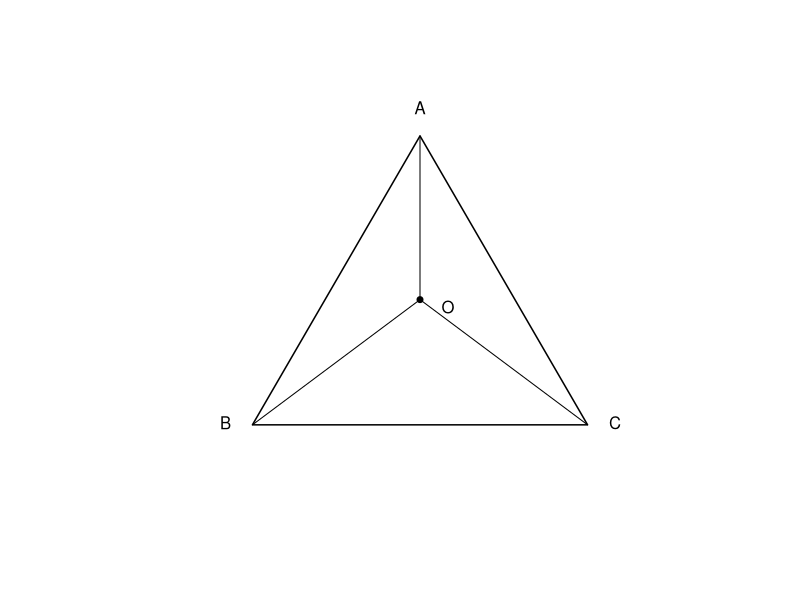
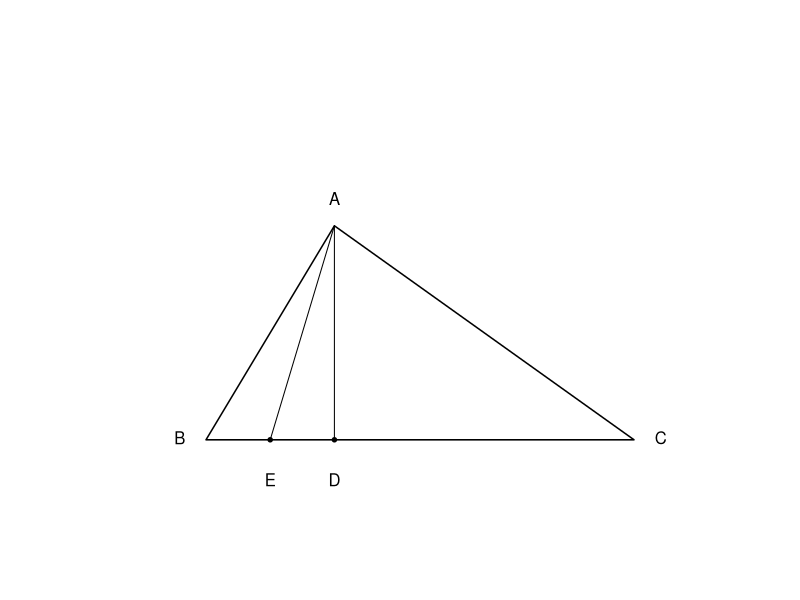
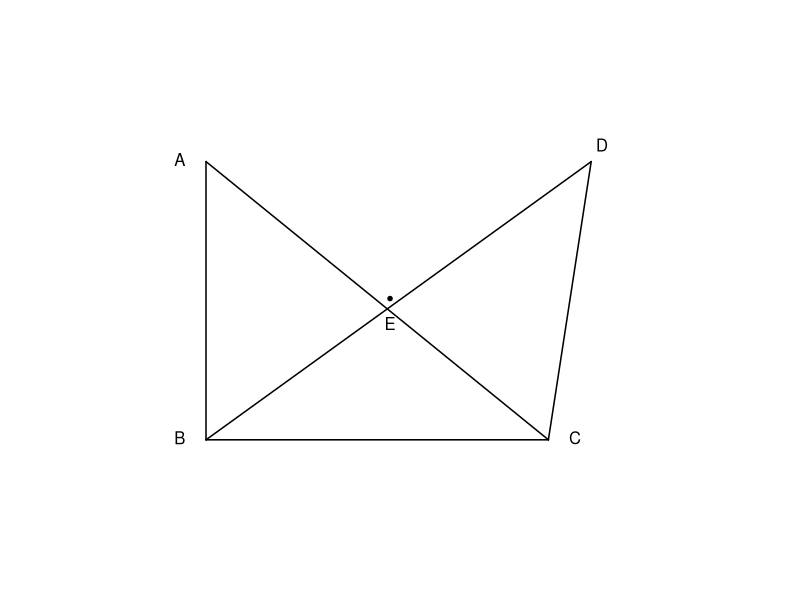
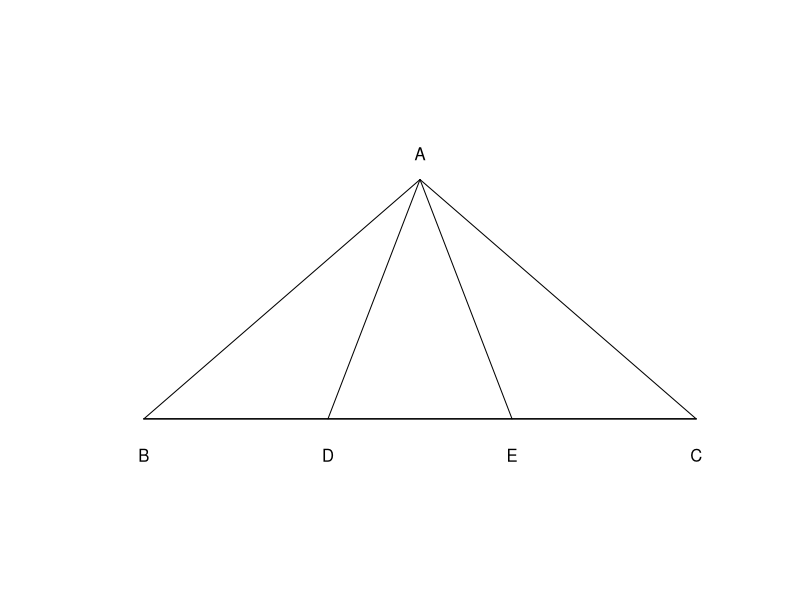
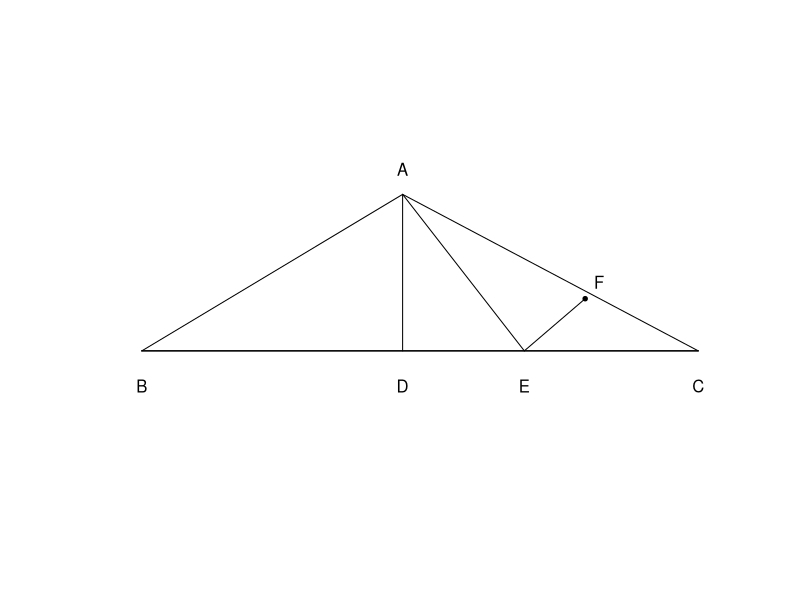
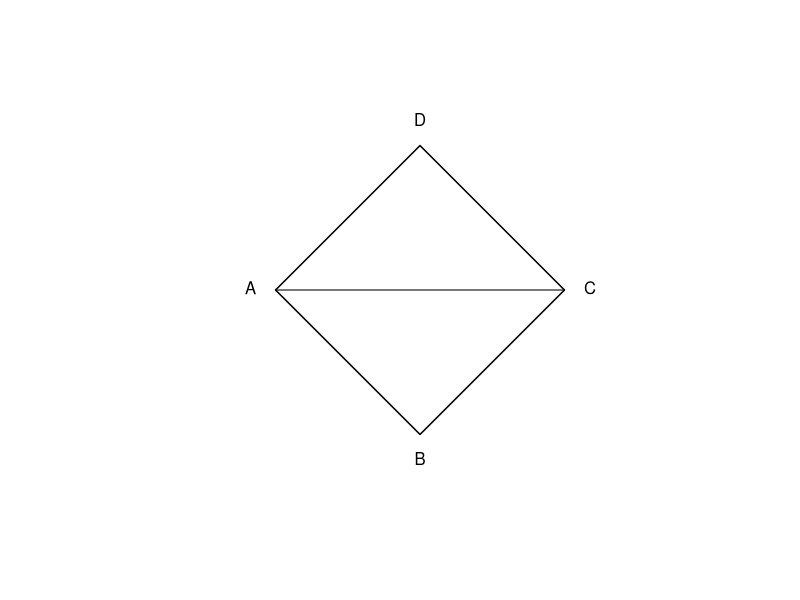
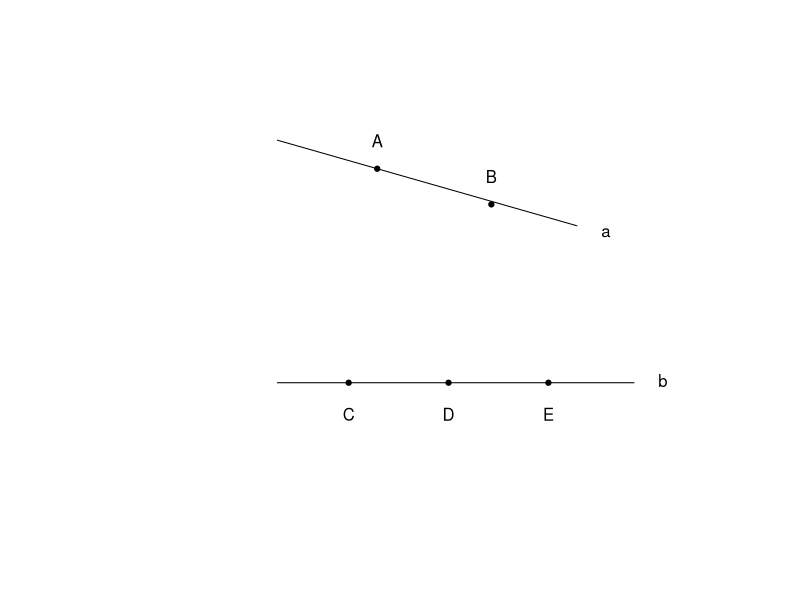

Here is the R script that generated these plots, in order:
setwd("C:/Users/18904/Github/junior-mathematics/codes")
if(!dir.exists("../figures"))dir.create("../figures")

# week61-1: equilateral ABC with interior point O connected to vertices
draw1=function(){
  plot(0,0,xlim=c(-1.1,1.1),ylim=c(-0.8,1.2),type="n",asp=1,axes=FALSE,xlab="",ylab="")
  A=c(0,1);B=c(-0.87,-0.5);C=c(0.87,-0.5);O=c(0,0.15)
  polygon(rbind(A,B,C),lwd=1.5)
  segments(A[1],A[2],O[1],O[2],lwd=1);segments(B[1],B[2],O[1],O[2],lwd=1);segments(C[1],C[2],O[1],O[2],lwd=1)
  points(rbind(O),pch=19,cex=0.8)
  text(A[1],A[2]+0.06,"A",pos=3);text(B[1]-0.06,B[2],"B",pos=2);text(C[1]+0.06,C[2],"C",pos=4);text(O[1]+0.06,O[2]-0.05,"O",pos=4)
}
cairo_pdf("../figures/week61-1.pdf",width=4,height=4,family="sans");draw1();dev.off()
svglite::svglite("../figures/week61-1.svg",width=4,height=4);draw1();dev.off()

# week61-2: right triangle ABC (right at A), AD perpendicular BC, E on BD
draw2=function(){
  plot(0,0,xlim=c(-0.2,2.2),ylim=c(-0.2,1.6),type="n",asp=1,axes=FALSE,xlab="",ylab="")
  B=c(0,0);C=c(2,0);A=c(0.6,1.0)
  polygon(rbind(A,B,C),lwd=1.5)
  # foot D of altitude from A to BC
  D=c(A[1],0);E=c(0.3,0)
  segments(A[1],A[2],D[1],D[2],lwd=1);segments(A[1],A[2],E[1],E[2],lwd=1)
  points(rbind(D,E),pch=19,cex=0.6)
  text(A[1],A[2]+0.05,"A",pos=3);text(B[1]-0.05,B[2],"B",pos=2);text(C[1]+0.05,C[2],"C",pos=4)
  text(D[1],D[2]-0.12,"D",pos=1);text(E[1],E[2]-0.12,"E",pos=1)
}
cairo_pdf("../figures/week61-2.pdf",width=4,height=4,family="sans");draw2();dev.off()
svglite::svglite("../figures/week61-2.svg",width=4,height=4);draw2();dev.off()

# week61-3: quadrilateral with diagonals crossing at E (exercise 13.1-1)
draw3=function(){
  plot(0,0,xlim=c(-0.2,2.2),ylim=c(-0.2,1.6),type="n",asp=1,axes=FALSE,xlab="",ylab="")
  A=c(0,1.3);B=c(0,0);C=c(1.6,0);D=c(1.8,1.3)
  segments(A[1],A[2],B[1],B[2],lwd=1.5)
  segments(B[1],B[2],C[1],C[2],lwd=1.5)
  segments(C[1],C[2],A[1],A[2],lwd=1.5)
  segments(B[1],B[2],D[1],D[2],lwd=1.5)
  segments(D[1],D[2],C[1],C[2],lwd=1.5)
  E=c(0.86,0.66)
  points(rbind(E),pch=19,cex=0.6)
  text(A[1]-0.05,A[2],"A",pos=2);text(B[1]-0.05,B[2],"B",pos=2);text(C[1]+0.05,C[2],"C",pos=4);text(D[1]+0.05,D[2],"D",pos=3);text(E[1],E[2]-0.05,"E",pos=1)
}
cairo_pdf("../figures/week61-3.pdf",width=4,height=4,family="sans");draw3();dev.off()
svglite::svglite("../figures/week61-3.svg",width=4,height=4);draw3();dev.off()

# week61-4: apex A over base B-D-E-C
draw4=function(){
  plot(0,0,xlim=c(-0.2,3.2),ylim=c(-0.2,1.6),type="n",asp=1,axes=FALSE,xlab="",ylab="")
  A=c(1.5,1.3);B=c(0,0);D=c(1.0,0);E=c(2.0,0);C=c(3.0,0)
  segments(B[1],B[2],C[1],C[2],lwd=1.5)
  segments(A[1],A[2],B[1],B[2],lwd=1);segments(A[1],A[2],D[1],D[2],lwd=1)
  segments(A[1],A[2],E[1],E[2],lwd=1);segments(A[1],A[2],C[1],C[2],lwd=1)
  text(A[1],A[2]+0.05,"A",pos=3);text(B[1],B[2]-0.12,"B",pos=1);text(D[1],D[2]-0.12,"D",pos=1)
  text(E[1],E[2]-0.12,"E",pos=1);text(C[1],C[2]-0.12,"C",pos=1)
}
cairo_pdf("../figures/week61-4.pdf",width=4,height=4,family="sans");draw4();dev.off()
svglite::svglite("../figures/week61-4.svg",width=4,height=4);draw4();dev.off()

# week61-5: obtuse triangle, AD perpendicular BC, E on DC, EF perpendicular AC
draw5=function(){
  plot(0,0,xlim=c(-0.2,3.4),ylim=c(-0.3,1.0),type="n",asp=1,axes=FALSE,xlab="",ylab="")
  A=c(1.5,0.9);B=c(0,0);D=c(1.5,0);E=c(2.2,0);C=c(3.2,0)
  segments(B[1],B[2],C[1],C[2],lwd=1.5)
  segments(A[1],A[2],B[1],B[2],lwd=1);segments(A[1],A[2],C[1],C[2],lwd=1)
  segments(A[1],A[2],D[1],D[2],lwd=1);segments(A[1],A[2],E[1],E[2],lwd=1)
  # foot F from E to AC
  F=c(2.55,0.30)
  segments(E[1],E[2],F[1],F[2],lwd=1)
  points(rbind(F),pch=19,cex=0.6)
  text(A[1],A[2]+0.05,"A",pos=3);text(B[1],B[2]-0.12,"B",pos=1);text(D[1],D[2]-0.12,"D",pos=1)
  text(E[1],E[2]-0.12,"E",pos=1);text(C[1],C[2]-0.12,"C",pos=1);text(F[1]+0.08,F[2],"F",pos=3)
}
cairo_pdf("../figures/week61-5.pdf",width=4,height=4,family="sans");draw5();dev.off()
svglite::svglite("../figures/week61-5.svg",width=4,height=4);draw5();dev.off()

# week61-6: kite with diagonal AC horizontal and DB vertical
draw6=function(){
  plot(0,0,xlim=c(-1.6,1.6),ylim=c(-1.6,1.6),type="n",asp=1,axes=FALSE,xlab="",ylab="")
  A=c(-1.2,0);C=c(1.2,0);D=c(0,1.2);B=c(0,-1.2)
  polygon(rbind(A,D,C,B),lwd=1.5)
  segments(A[1],A[2],C[1],C[2],lwd=1)
  text(A[1]-0.08,A[2],"A",pos=2);text(C[1]+0.08,C[2],"C",pos=4)
  text(D[1],D[2]+0.08,"D",pos=3);text(B[1],B[2]-0.08,"B",pos=1)
}
cairo_pdf("../figures/week61-6.pdf",width=4,height=4,family="sans");draw6();dev.off()
svglite::svglite("../figures/week61-6.svg",width=4,height=4);draw6();dev.off()

# week61-7: line a with A,B and line b with C,D,E
draw7=function(){
  plot(0,0,xlim=c(-0.5,3.5),ylim=c(-0.5,2.2),type="n",asp=1,axes=FALSE,xlab="",ylab="")
  segments(0.5,1.9,2.6,1.3,lwd=1)
  A=c(1.2,1.7);B=c(2.0,1.45);points(rbind(A,B),pch=19,cex=0.7)
  text(A[1],A[2]+0.08,"A",pos=3);text(B[1],B[2]+0.08,"B",pos=3);text(2.7,1.25,"a",pos=4)
  segments(0.5,0.2,3.0,0.2,lwd=1)
  C=c(1.0,0.2);D=c(1.7,0.2);E=c(2.4,0.2);points(rbind(C,D,E),pch=19,cex=0.7)
  text(C[1],C[2]-0.12,"C",pos=1);text(D[1],D[2]-0.12,"D",pos=1);text(E[1],E[2]-0.12,"E",pos=1);text(3.1,0.2,"b",pos=4)
}
cairo_pdf("../figures/week61-7.pdf",width=4,height=4,family="sans");draw7();dev.off()
svglite::svglite("../figures/week61-7.svg",width=4,height=4);draw7();dev.off()
